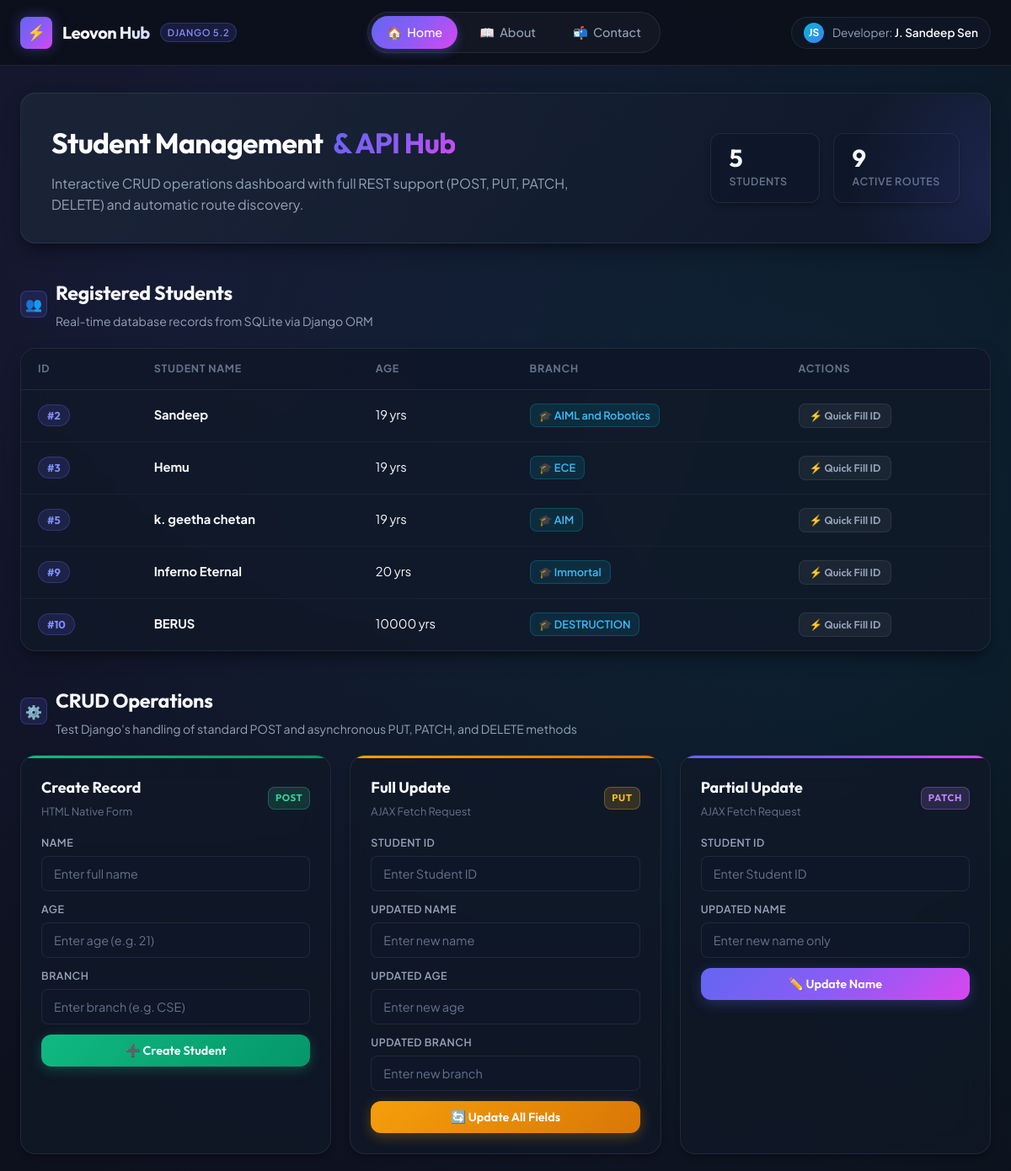
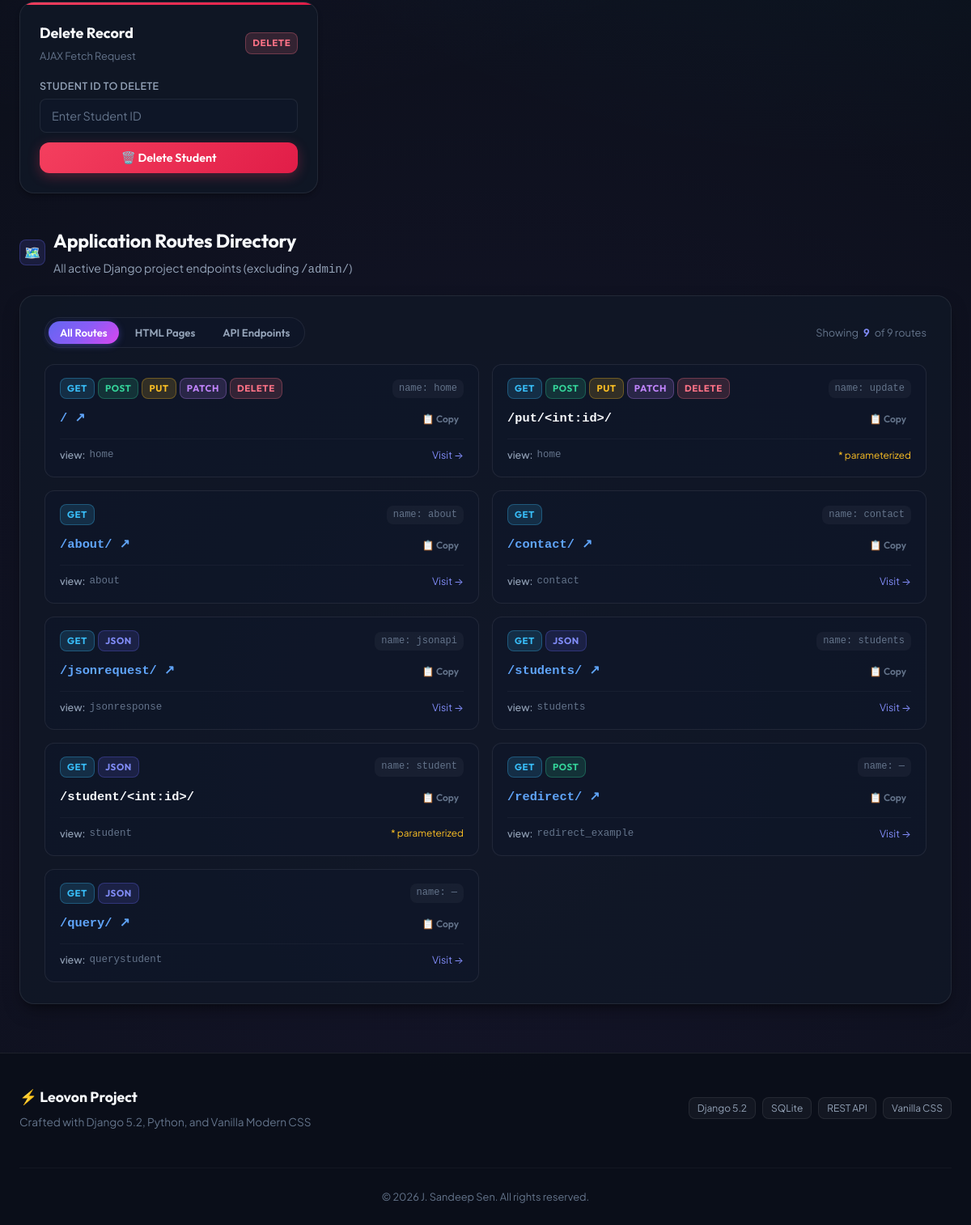
The page / on the database its author committed (2 pictures, top to bottom).
### Leo/models.py (models this page shows, shortened)
class Students(models.Model):
    name = models.CharField(max_length=100)
    age = models.IntegerField()
    branch = models.CharField(max_length=100)
    objects = models.Manager()

### Leo/views.py (the view, shortened to what this page needs)
# urls.py: path("", views.home, name="home"),
def home(request):
    if request.method == 'POST':
        name = request.POST.get('name')
        age = request.POST.get('age')
        branch = request.POST.get('branch')
        if name and age and branch:
            Students.objects.create(name=name, age=int(age) if str(age).isdigit() else 0, branch=branch)
        return redirect('home')
    elif request.method=='DELETE':
        data=json.loads(request.body)
        id=data.get('id')
        student=Students.objects.get(id=id)
        student.delete()
        return HttpResponse("Student Deleted Sucessfully")
    else:
        obj=Students.objects.all()
        routes = get_app_routes()
        return render(request,'home.html',{'obj':obj, 'routes': routes})

### templates/home.html (shortened to what this page needs)
{% load static %}
<!DOCTYPE html>
<html lang="en">
<head>
    <link rel="stylesheet" href="{% static 'css/home.css' %}?v=2.0">
</head>
<body>
    <header class="site-header">
        <div class="nav-container">
            <a href="{% url 'home' %}" class="logo-area">
                <div class="logo-icon">⚡</div>
                <div class="logo-text">Leovon Hub</div>
                <span class="logo-badge">Django 5.2</span>
            </a>
            <nav class="site-nav">
                <ul>
                    <li><a href="{% url 'home' %}" class="active"><span>🏠</span> Home</a></li>
                    <li><a href="{% url 'about' %}"><span>📖</span> About</a></li>
                    <li><a href="{% url 'contact' %}"><span>📬</span> Contact</a></li>
                </ul>
            </nav>
            <div class="dev-pill">
                <div class="dev-avatar">JS</div>
                <span>Developer: <strong class="dev-name">J. Sandeep Sen</strong></span>
            </div>
        </div>
    </header>
    <main class="page-wrapper">
        <section class="hero-section">
            <div class="hero-content">
                <h1>Student Management <span class="gradient-text">&amp; API Hub</span></h1>
                <p>Interactive CRUD operations dashboard with full REST support (POST, PUT, PATCH, DELETE) and automatic route discovery.</p>
            </div>
            <div class="hero-stats">
                <div class="stat-card">
                    <span class="stat-num">{{ obj|length }}</span>
                    <span class="stat-label">Students</span>
                </div>
                <div class="stat-card">
                    <span class="stat-num">{{ routes|length }}</span>
                    <span class="stat-label">Active Routes</span>
                </div>
            </div>
        </section>
        <section>
            <div class="section-header">
                <div class="section-title">
                    <div class="section-icon">👥</div>
                    <div>
                        <h2>Registered Students</h2>
                        <p class="section-subtitle">Real-time database records from SQLite via Django ORM</p>
                    </div>
                </div>
            </div>
            <div class="students-container">
                {% if obj %}
                <div class="students-table-wrap">
                    <table class="students-table">
                        <thead>
                            <tr>
                                <th>ID</th>
                                <th>Student Name</th>
                                <th>Age</th>
                                <th>Branch</th>
                                <th>Actions</th>
                            </tr>
                        </thead>
                        <tbody>
                            {% for student in obj %}
                            <tr>
                                <td><span class="id-badge">#{{ student.id }}</span></td>
                                <td><strong>{{ student.name }}</strong></td>
                                <td>{{ student.age }} yrs</td>
                                <td><span class="branch-badge">🎓 {{ student.branch }}</span></td>
                                <td>
                                    <button type="button" class="quick-action-btn" onclick="fillStudentId('{{ student.id }}', '{{ student.name }}', '{{ student.age }}', '{{ student.branch }}')">
                                        ⚡ Quick Fill ID
                                    </button>
                                </td>
                            </tr>
                            {% endfor %}
                        </tbody>
                    </table>
                </div>
                {% else %}
                <div class="empty-state">
                    <div class="empty-icon">📂</div>
                    <h3>No Student Records Yet</h3>
                    <p>Use the POST form below to register your first student record into the database.</p>
                </div>
                {% endif %}
            </div>
        </section>
        <section>
            <div class="section-header">
                <div class="section-title">
                    <div class="section-icon">⚙️</div>
                    <div>
                        <h2>CRUD Operations</h2>
                        <p class="section-subtitle">Test Django's handling of standard POST and asynchronous PUT, PATCH, and DELETE methods</p>
                    </div>
                </div>
            </div>
            <div class="crud-grid">
                <div class="crud-card card-post">
                    <div class="card-top">
                        <div class="card-meta">
                            <h3>Create Record</h3>
                            <span>HTML Native Form</span>
                        </div>
                        <span class="badge badge-post">POST</span>
                    </div>
                    <form method="POST" id="postForm" class="crud-form">
                        <div class="form-group">
                            <label>Name</label>
                            <input type="text" name="name" placeholder="Enter full name" required>
                        </div>
                        <div class="form-group">
                            <label>Age</label>
                            <input type="number" name="age" placeholder="Enter age (e.g. 21)" required>
                        </div>
                        <div class="form-group">
                            <label>Branch</label>
                            <input type="text" name="branch" placeholder="Enter branch (e.g. CSE)" required>
                        </div>
                        <button type="submit" class="btn btn-success">➕ Create Student</button>
                    </form>
                </div>
                <div class="crud-card card-put">
                    <div class="card-top">
                        <div class="card-meta">
                            <h3>Full Update</h3>
                            <span>AJAX Fetch Request</span>
                        </div>
                        <span class="badge badge-put">PUT</span>
                    </div>
                    <form id="studentForm" class="crud-form">
                        <div class="form-group">
                            <label>Student ID</label>
                            <input type="text" name="id" id="putIdInput" placeholder="Enter Student ID" required>
                        </div>
                        <div class="form-group">
                            <label>Updated Name</label>
                            <input type="text" name="name" id="putNameInput" placeholder="Enter new name" required>
                        </div>
                        <div class="form-group">
                            <label>Updated Age</label>
                            <input type="number" name="age" id="putAgeInput" placeholder="Enter new age" required>
                        </div>
                        <div class="form-group">
                            <label>Updated Branch</label>
                            <input type="text" name="branch" id="putBranchInput" placeholder="Enter new branch" required>
                        </div>
                        <button type="submit" class="btn btn-warning">🔄 Update All Fields</button>
                    </form>
                </div>
                <div class="crud-card card-patch">
                    <div class="card-top">
                        <div class="card-meta">
                            <h3>Partial Update</h3>
                            <span>AJAX Fetch Request</span>
                        </div>
                        <span class="badge badge-patch">PATCH</span>
                    </div>
                    <form id="studentFormPatch" class="crud-form">
                        <div class="form-group">
                            <label>Student ID</label>
                            <input type="text" name="id" id="patchIdInput" placeholder="Enter Student ID" required>
                        </div>
                        <div class="form-group">
                            <label>Updated Name</label>
                            <input type="text" name="name" id="patchNameInput" placeholder="Enter new name only" required>
                        </div>
                        <button type="submit" class="btn btn-primary">✏️ Update Name</button>
                    </form>
                </div>
                <div class="crud-card card-delete">
                    <div class="card-top">
                        <div class="card-meta">
                            <h3>Delete Record</h3>
                            <span>AJAX Fetch Request</span>
                        </div>
                        <span class="badge badge-delete">DELETE</span>
                    </div>
                    <form id="studentFormDelete" class="crud-form">
                        <div class="form-group">
                            <label>Student ID to Delete</label>
                            <input type="text" name="id" id="deleteIdInput" placeholder="Enter Student ID" required>
                        </div>
                        <button type="submit" class="btn btn-danger">🗑️ Delete Student</button>
                    </form>
                </div>
            </div>
        </section>
        <section>
            <div class="section-header">
                <div class="section-title">
                    <div class="section-icon">🗺️</div>
                    <div>
                        <h2>Application Routes Directory</h2>
                        <p class="section-subtitle">All active Django project endpoints (excluding <code>/admin/</code>)</p>
                    </div>
                </div>
            </div>
            <div class="routes-container">
                <div class="routes-toolbar">
                    <div class="route-filter-tabs">
                        <button type="button" class="tab-btn active" onclick="filterRoutes('all', this)">All Routes</button>
                        <button type="button" class="tab-btn" onclick="filterRoutes('page', this)">HTML Pages</button>
                        <button type="button" class="tab-btn" onclick="filterRoutes('api', this)">API Endpoints</button>
                    </div>
                    <div class="routes-count-badge">
                        Showing <strong id="visibleRoutesCount">{{ routes|length }}</strong> of {{ routes|length }} routes
                    </div>
                </div>
                <div class="routes-grid" id="routesGrid">
                    {% for route in routes %}
                    <div class="route-card" data-category="{% if route.is_api %}api{% else %}page{% endif %}">
                        <div class="route-top">
                            <div class="route-methods">
                                {% for m in route.methods %}
                                <span class="badge badge-{{ m|lower }}">{{ m }}</span>
                                {% endfor %}
                                {% if route.is_api %}
                                <span class="badge badge-api">JSON</span>
                                {% endif %}
                            </div>
                            <span class="route-name">name: {{ route.name }}</span>
                        </div>
                        <div class="route-path-row">
                            {% if not route.has_params %}
                            <a href="{{ route.path }}" class="route-path-link" target="_blank" title="Open {{ route.path }} in new tab">
                                {{ route.path }} ↗
                            </a>
                            {% else %}
                            <span class="route-path-text" title="Dynamic route with parameters">
                                {{ route.path }}
                            </span>
                            {% endif %}
                            <button type="button" class="copy-route-btn" onclick="copyRoute('{{ route.path }}', this)" title="Copy path to clipboard">
                                📋 Copy
                            </button>
                        </div>
                        <div class="route-meta-footer">
                            <div class="view-indicator">
                                <span>view:</span> <code>{{ route.view }}</code>
                            </div>
                            {% if route.has_params %}
                            <span style="color: #fbbf24; font-size: 0.74rem;">* parameterized</span>
                            {% else %}
                            <a href="{{ route.path }}" style="color: var(--primary-light); text-decoration: none; font-size: 0.78rem;">Visit &rarr;</a>
                            {% endif %}
                        </div>
                    </div>
                    {% endfor %}
                </div>
            </div>
        </section>
    </main>
    <footer class="site-footer">
        <div class="footer-container">
            <div class="footer-left">
                <span class="footer-brand">⚡ Leovon Project</span>
                <span class="footer-desc">Crafted with Django 5.2, Python, and Vanilla Modern CSS</span>
            </div>
            <div class="footer-tech">
                <span class="tech-tag">Django 5.2</span>
                <span class="tech-tag">SQLite</span>
                <span class="tech-tag">REST API</span>
                <span class="tech-tag">Vanilla CSS</span>
            </div>
            <div class="footer-copy">
                &copy; 2026 J. Sandeep Sen. All rights reserved.
            </div>
        </div>
    </footer>
</body>
</html>

### rows shown on the page
Students: id "2", name "Sandeep", age "19", branch "AIML and Robotics"
Students: id "3", name "Hemu", age "19", branch "ECE"
Students: id "5", name "k. geetha chetan", age "19", branch "AIM"
Students: id "9", name "Inferno Eternal", age "20", branch "Immortal"
Students: id "10", name "BERUS", age "10000", branch "DESTRUCTION"

### other values the page prints
{{ obj|length }} "5"
{{ routes|length }} "9"
{{ m }} "GET" "POST" "PUT" "PATCH" "DELETE" "GET" "POST" "PUT" "PATCH" "DELETE" "GET" "GET" "GET" "GET" "GET" "GET" "POST" "GET"
{{ route.name }} "home" "update" "about" "contact" "jsonapi" "students" "student" "—" "—"
{{ route.path }} "/" "/about/" "/contact/" "/jsonrequest/" "/students/" "/redirect/" "/query/"
{{ route.view }} "home" "home" "about" "contact" "jsonresponse" "students" "student" "redirect_example" "querystudent"
{{ route.path }} "/put/<int:id>/" "/student/<int:id>/"
